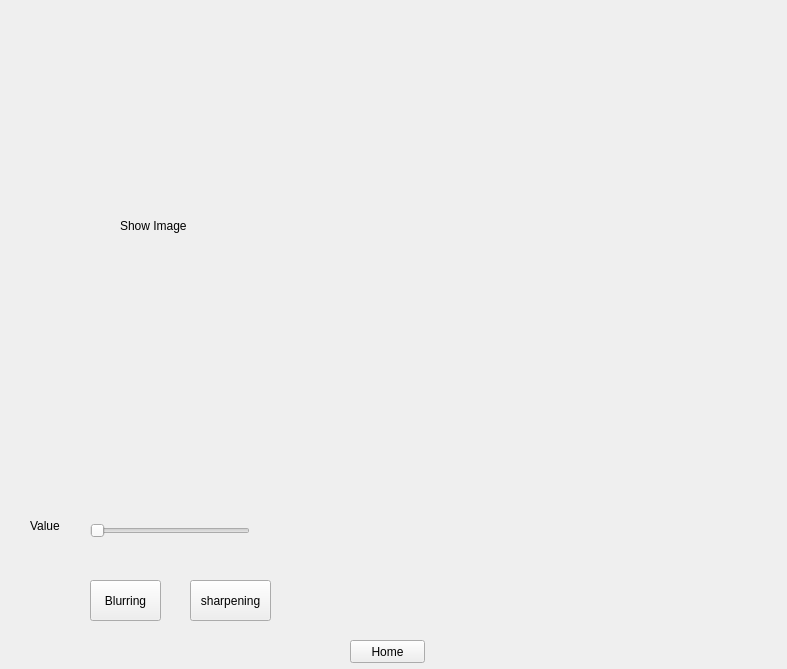
<?xml version="1.0" encoding="UTF-8"?>
<ui version="4.0">
 <class>Form</class>
 <widget class="QWidget" name="Form">
  <property name="geometry">
   <rect>
    <x>0</x>
    <y>0</y>
    <width>787</width>
    <height>669</height>
   </rect>
  </property>
  <property name="windowTitle">
   <string>Form</string>
  </property>
  <widget class="QPushButton" name="home">
   <property name="geometry">
    <rect>
     <x>350</x>
     <y>640</y>
     <width>75</width>
     <height>23</height>
    </rect>
   </property>
   <property name="text">
    <string>Home</string>
   </property>
  </widget>
  <widget class="QLabel" name="view_result">
   <property name="geometry">
    <rect>
     <x>120</x>
     <y>30</y>
     <width>541</width>
     <height>391</height>
    </rect>
   </property>
   <property name="text">
    <string>Show Image</string>
   </property>
   <property name="textFormat">
    <enum>Qt::AutoText</enum>
   </property>
   <property name="scaledContents">
    <bool>false</bool>
   </property>
  </widget>
  <widget class="QPushButton" name="blurBtn">
   <property name="enabled">
    <bool>true</bool>
   </property>
   <property name="geometry">
    <rect>
     <x>90</x>
     <y>580</y>
     <width>71</width>
     <height>41</height>
    </rect>
   </property>
   <property name="mouseTracking">
    <bool>false</bool>
   </property>
   <property name="acceptDrops">
    <bool>false</bool>
   </property>
   <property name="text">
    <string>Blurring</string>
   </property>
  </widget>
  <widget class="QPushButton" name="sharpBtn">
   <property name="geometry">
    <rect>
     <x>190</x>
     <y>580</y>
     <width>81</width>
     <height>41</height>
    </rect>
   </property>
   <property name="text">
    <string>sharpening</string>
   </property>
  </widget>
  <widget class="QSlider" name="hsKValue">
   <property name="geometry">
    <rect>
     <x>90</x>
     <y>520</y>
     <width>160</width>
     <height>22</height>
    </rect>
   </property>
   <property name="acceptDrops">
    <bool>false</bool>
   </property>
   <property name="orientation">
    <enum>Qt::Horizontal</enum>
   </property>
  </widget>
  <widget class="QLabel" name="label_2">
   <property name="geometry">
    <rect>
     <x>30</x>
     <y>520</y>
     <width>56</width>
     <height>12</height>
    </rect>
   </property>
   <property name="acceptDrops">
    <bool>false</bool>
   </property>
   <property name="text">
    <string>Value</string>
   </property>
  </widget>
  <widget class="QLabel" name="setKvalue">
   <property name="geometry">
    <rect>
     <x>280</x>
     <y>520</y>
     <width>56</width>
     <height>12</height>
    </rect>
   </property>
   <property name="text">
    <string/>
   </property>
  </widget>
 </widget>
 <resources/>
 <connections/>
</ui>
